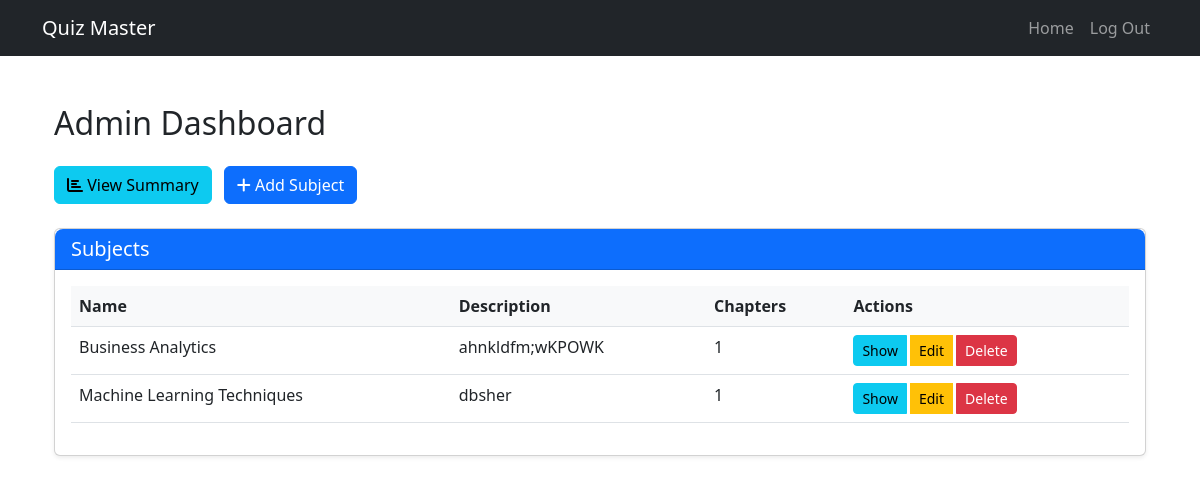
Page /admin/ (signed in) on the committed database.
### model.py (models this page shows)
class Subject(db.Model):
    __tablename__='subject'
    id=db.Column(db.Integer,primary_key=True,autoincrement=True)
    name = db.Column(db.String, unique=True, nullable=False)
    level = db.Column(db.String, nullable=False)
    description=db.Column(db.String)
    additional_details=db.Column(db.String)

### app.py (the view)
@app.route('/admin/')
@admin_req
def admin():
    subjects = Subject.query.all()
    return render_template('admin_dashboard.html', subjects=subjects)

### app.py (called while the page is built)
def admin_req(f):
    @wraps(f)
    def inner(*args, **kwargs):
        if 'user_id' not in session or session['user_type'] != 'admin':
            flash('You need admin privileges to access this page', 'danger')
            return redirect(url_for('login'))
        return f(*args, **kwargs)
    return inner

### templates/admin_dashboard.html (shortened to what this page needs)
{%extends "dashboard_layout.html"%}
{%block content%}
<div class="container-fluid py-4">
    <div class="row">
        <div class="col-12">
            <h2 class="mb-4">Admin Dashboard</h2>
        </div>
    </div>
    <div class="row mb-4">
        <div class="col-12">
            <div class="d-flex justify-content-between align-items-center">
                <div>
                    <a href="{{ url_for('admin_summary') }}" class="btn btn-info me-2">
                        <i class="fas fa-chart-bar"></i> View Summary
                    </a>
                    <a href="{{ url_for('add_subject') }}" class="btn btn-primary">
                        <i class="fas fa-plus"></i> Add Subject
                    </a>
                </div>
            </div>
        </div>
    </div>
    <div class="row">
        <div class="col-12">
            <div class="card shadow-sm">
                <div class="card-header bg-primary text-white">
                    <h5 class="card-title mb-0">Subjects</h5>
                </div>
                <div class="card-body">
                    <div class="table-responsive">
                        <table class="table table-hover">
                            <thead>
                                <tr>
                                    <th>Name</th>
                                    <th>Description</th>
                                    <th>Chapters</th>
                                    <th>Actions</th>
                                </tr>
                            </thead>
                            <tbody>
                                {% for subject in subjects %}
                                <tr>
                                    <td>{{ subject.name }}</td>
                                    <td>{{ subject.description }}</td>
                                    <td>{{ subject.chapters|length }}</td>
                                    <td>
                                        <div class="btn-group">
                                            <a href="{{ url_for('show_subject', subject_id=subject.id) }}" class="btn btn-sm btn-info">Show</a>
                                            <a href="{{ url_for('edit_subject', subject_id=subject.id) }}" class="btn btn-sm btn-warning">Edit</a>
                                            <a href="{{ url_for('delete_subject', subject_id=subject.id) }}" class="btn btn-sm btn-danger" onclick="return confirm('Are you sure you want to delete this subject?')">Delete</a>
                                        </div>
                                    </td>
                                </tr>
                                {% endfor %}
                            </tbody>
                        </table>
                    </div>
                </div>
            </div>
        </div>
    </div>
</div>
{% endblock %}

### templates/admin_dashboard.html (style rules this page uses)
.card { margin-bottom: 1.5rem; }
.card-header { border-radius: 0.5rem 0.5rem 0 0 !important; }
.btn-group { gap: 0.25rem; }
.table th { background-color: #f8f9fa; }

### rows in the picture
Subject: name "Business Analytics", description "ahnkldfm;wKPOWK", chapters|length "1"
Subject: name "Machine Learning Techniques", description "dbsher", chapters|length "1"
